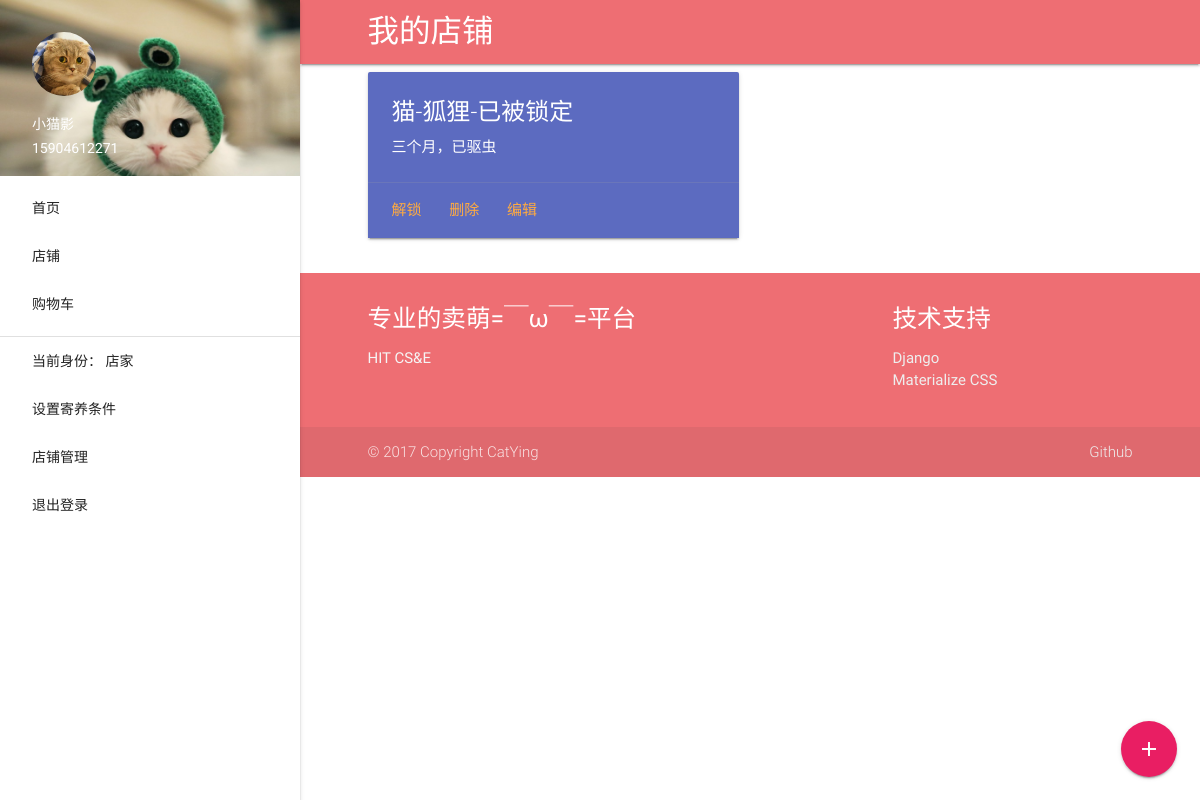
The app's page /shop/self/ (signed in), older data.
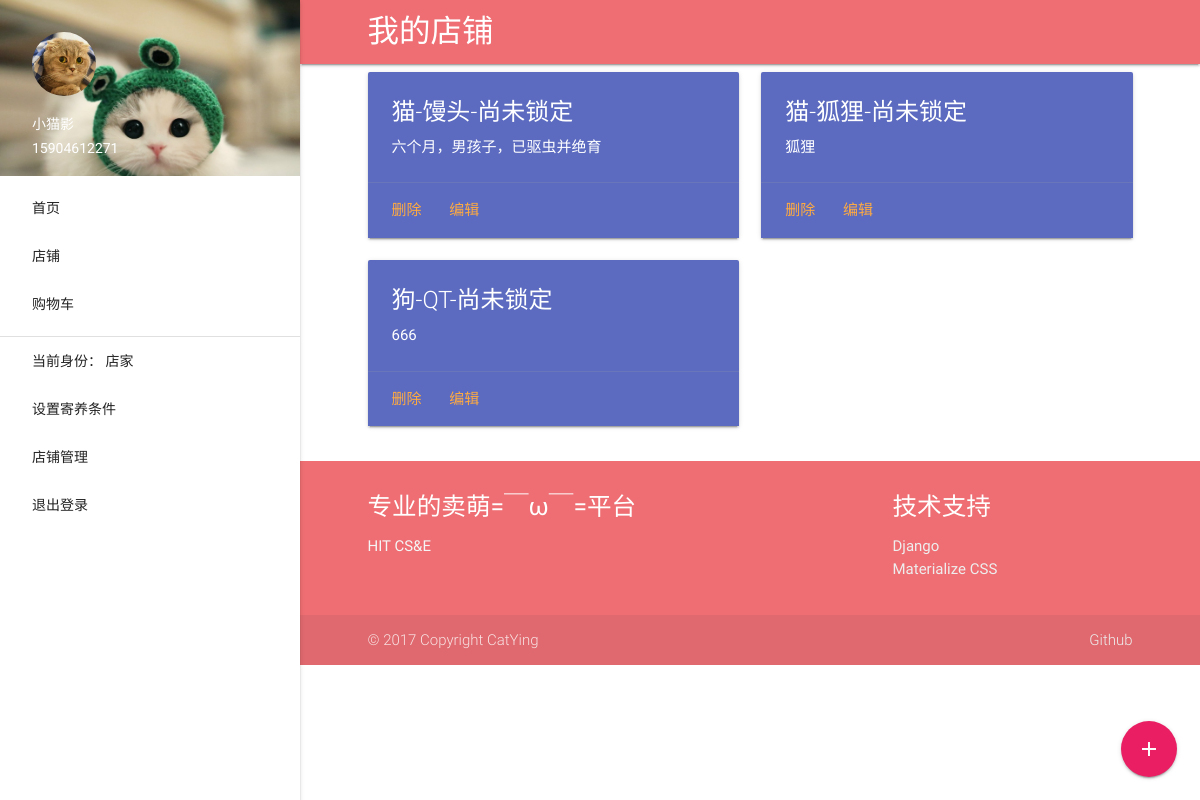
The same page, newer data.
### shop/models.py (models this page shows, shortened)
class Item(models.Model):
    name = models.CharField(max_length=128)
    prototype = models.ForeignKey(Prototype)
    myuser = models.ForeignKey(MyUser)
    detail = models.TextField()
    locking_id = models.IntegerField(blank=True, null=True)

class Prototype(models.Model):
    name = models.CharField(max_length=64)

### shop/views.py (the view)
class ShopSelfView(LoginRequiredMixin, UserPassesTestMixin, FrontMixin, ListView):
    login_url = reverse_lazy("login")
    redirect_field_name = "denied"
    model = Item
    context_object_name = "item_list"
    template_name = 'shop/self.html'
    def test_func(self):
        return self.request.user.myuser.current_stage >= 3
    def get_queryset(self):
        return Item.objects.filter(myuser=self.request.user.myuser)

### authentication/mixin.py (called while the page is built)
    def get_context_data(self, **kwargs):
        context = super(AuthMixin, self).get_context_data(**kwargs)
        if self.request.user.is_authenticated():
            myuser = self.request.user.myuser
            context['myuser'] = myuser
        return context

### website/mixin.py (called while the page is built)
    def get_context_data(self, **kwargs):
        return super(FrontMixin, self).get_context_data(**kwargs)

### templates/shop/self.html (shortened to what this page needs)
{% extends 'base.html' %}
{% load staticfiles %}
{% block navhead %}我的店铺{% endblock %}
{% block content %}
    <div class="container">
        <div class="row">
            {% for item in item_list %}
                <div class="col s12 m6">
                    {% if item.locking_id %}
                        <div class="card indigo  lighten-1">
                            <div class="card-content white-text">
                                <span class="card-title">{{ item.prototype.name }}-{{ item.name }}-已被锁定</span>
                                <p>{{ item.detail }}</p>
                            </div>
                            <div class="card-action">
                                <a href="#" class="unlock" data-value="{{ item.id }}">解锁</a>
                                <a href="#" class="delete" data-value="{{ item.id }}">删除</a>
                                <a href="{% url 'edit-item' item.id %}">编辑</a>
                            </div>
                        </div>
                    {% else %}
                        <div class="card indigo  lighten-1">
                            <div class="card-content white-text">
                                <span class="card-title">{{ item.prototype.name }}-{{ item.name }}-尚未锁定</span>
                                <p>{{ item.detail }}</p>
                            </div>
                            <div class="card-action">
                                <a href="#" data-value="{{ item.id }}" class="delete">删除</a>
                                <a href="{% url 'edit-item' item.id %}">编辑</a>
                            </div>
                        </div>
                    {% endif %}
                </div>
            {% endfor %}
        </div>
    </div>
    <div class="fixed-action-btn">
        <a class="btn-floating btn-large waves-effect waves-light pink" href="{% url 'add-item' %}"><i
                class="material-icons">add</i></a>
    </div>
{% endblock %}

Row changes from the older to the newer data that the page shows:
removed Item: prototype.name "猫", name "狐狸", detail "三个月，已驱虫", {{ item.id }} 1 (drawn)
added Item: prototype.name "猫", name "馒头", detail "六个月，男孩子，已驱虫并绝育", {{ item.id }} 2 (drawn)
added Item: prototype.name "猫", name "狐狸", detail "狐狸", {{ item.id }} 3 (drawn)
added Item: prototype.name "狗", name "QT", detail "666", {{ item.id }} 4 (drawn)
